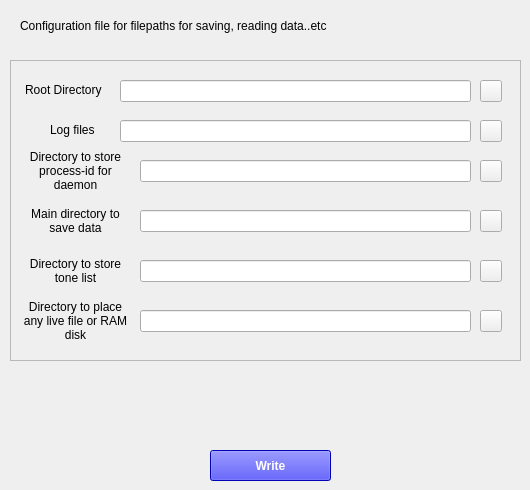
    <widget class="QWidget" name="dirTab">
     <attribute name="title">
      <string>Directories</string>
     </attribute>
     <widget class="QLabel" name="label_338">
      <property name="geometry">
       <rect>
        <x>20</x>
        <y>10</y>
        <width>491</width>
        <height>31</height>
       </rect>
      </property>
      <property name="font">
       <font>
        <pointsize>9</pointsize>
       </font>
      </property>
      <property name="text">
       <string>Configuration file for filepaths for saving, reading data..etc</string>
      </property>
      <property name="wordWrap">
       <bool>true</bool>
      </property>
     </widget>
     <widget class="QFrame" name="frame_17">
      <property name="geometry">
       <rect>
        <x>10</x>
        <y>60</y>
        <width>511</width>
        <height>301</height>
       </rect>
      </property>
      <property name="frameShape">
       <enum>QFrame::StyledPanel</enum>
      </property>
      <property name="frameShadow">
       <enum>QFrame::Raised</enum>
      </property>
      <widget class="QLabel" name="label_339">
       <property name="geometry">
        <rect>
         <x>15</x>
         <y>20</y>
         <width>91</width>
         <height>20</height>
        </rect>
       </property>
       <property name="font">
        <font>
         <pointsize>9</pointsize>
        </font>
       </property>
       <property name="text">
        <string>Root Directory</string>
       </property>
      </widget>
      <widget class="QLineEdit" name="rootDiryEdit">
       <property name="geometry">
        <rect>
         <x>110</x>
         <y>20</y>
         <width>351</width>
         <height>22</height>
        </rect>
       </property>
       <property name="font">
        <font>
         <pointsize>9</pointsize>
        </font>
       </property>
       <property name="text">
        <string/>
       </property>
      </widget>
      <widget class="QPushButton" name="rootDiryBtn">
       <property name="geometry">
        <rect>
         <x>470</x>
         <y>20</y>
         <width>22</width>
         <height>22</height>
        </rect>
       </property>
       <property name="text">
        <string/>
       </property>
       <property name="icon">
        <iconset>
         <normaloff>src/icon/firmware.png</normaloff>src/icon/firmware.png</iconset>
       </property>
      </widget>
      <widget class="QLabel" name="lggFiles">
       <property name="geometry">
        <rect>
         <x>40</x>
         <y>60</y>
         <width>51</width>
         <height>20</height>
        </rect>
       </property>
       <property name="font">
        <font>
         <pointsize>9</pointsize>
        </font>
       </property>
       <property name="text">
        <string>Log files</string>
       </property>
      </widget>
      <widget class="QLineEdit" name="lggFilesEdit">
       <property name="geometry">
        <rect>
         <x>110</x>
         <y>60</y>
         <width>351</width>
         <height>22</height>
        </rect>
       </property>
       <property name="font">
        <font>
         <pointsize>9</pointsize>
        </font>
       </property>
       <property name="text">
        <string/>
       </property>
      </widget>
      <widget class="QPushButton" name="logDiryBtn">
       <property name="geometry">
        <rect>
         <x>470</x>
         <y>60</y>
         <width>22</width>
         <height>22</height>
        </rect>
       </property>
       <property name="text">
        <string/>
       </property>
       <property name="icon">
        <iconset>
         <normaloff>src/icon/firmware.png</normaloff>src/icon/firmware.png</iconset>
       </property>
      </widget>
      <widget class="QPushButton" name="pidBtn">
       <property name="geometry">
        <rect>
         <x>470</x>
         <y>100</y>
         <width>22</width>
         <height>22</height>
        </rect>
       </property>
       <property name="text">
        <string/>
       </property>
       <property name="icon">
        <iconset>
         <normaloff>src/icon/firmware.png</normaloff>src/icon/firmware.png</iconset>
       </property>
      </widget>
      <widget class="QLineEdit" name="diryPIDEdit">
       <property name="geometry">
        <rect>
         <x>130</x>
         <y>100</y>
         <width>331</width>
         <height>22</height>
        </rect>
       </property>
       <property name="font">
        <font>
         <pointsize>9</pointsize>
        </font>
       </property>
       <property name="text">
        <string/>
       </property>
      </widget>
      <widget class="QLabel" name="diryPID">
       <property name="geometry">
        <rect>
         <x>10</x>
         <y>90</y>
         <width>111</width>
         <height>41</height>
        </rect>
       </property>
       <property name="font">
        <font>
         <pointsize>9</pointsize>
        </font>
       </property>
       <property name="text">
        <string>Directory to store process-id for daemon</string>
       </property>
       <property name="alignment">
        <set>Qt::AlignCenter</set>
       </property>
       <property name="wordWrap">
        <bool>true</bool>
       </property>
      </widget>
      <widget class="QLineEdit" name="dirySaveEdit">
       <property name="geometry">
        <rect>
         <x>130</x>
         <y>150</y>
         <width>331</width>
         <height>22</height>
        </rect>
       </property>
       <property name="font">
        <font>
         <pointsize>9</pointsize>
        </font>
       </property>
       <property name="text">
        <string/>
       </property>
      </widget>
      <widget class="QPushButton" name="mainDiryBtn">
       <property name="geometry">
        <rect>
         <x>470</x>
         <y>150</y>
         <width>22</width>
         <height>22</height>
        </rect>
       </property>
       <property name="text">
        <string/>
       </property>
       <property name="icon">
        <iconset>
         <normaloff>src/icon/firmware.png</normaloff>src/icon/firmware.png</iconset>
       </property>
      </widget>
      <widget class="QLabel" name="dirySave">
       <property name="geometry">
        <rect>
         <x>10</x>
         <y>140</y>
         <width>111</width>
         <height>41</height>
        </rect>
       </property>
       <property name="font">
        <font>
         <pointsize>9</pointsize>
        </font>
       </property>
       <property name="text">
        <string>Main directory to save data</string>
       </property>
       <property name="alignment">
        <set>Qt::AlignCenter</set>
       </property>
       <property name="wordWrap">
        <bool>true</bool>
       </property>
      </widget>
      <widget class="QLineEdit" name="diryToneListEdit">
       <property name="geometry">
        <rect>
         <x>130</x>
         <y>200</y>
         <width>331</width>
         <height>22</height>
        </rect>
       </property>
       <property name="font">
        <font>
         <pointsize>9</pointsize>
        </font>
       </property>
       <property name="text">
        <string/>
       </property>
      </widget>
      <widget class="QPushButton" name="toneDiryBtn">
       <property name="geometry">
        <rect>
         <x>470</x>
         <y>200</y>
         <width>22</width>
         <height>22</height>
        </rect>
       </property>
       <property name="text">
        <string/>
       </property>
       <property name="icon">
        <iconset>
         <normaloff>src/icon/firmware.png</normaloff>src/icon/firmware.png</iconset>
       </property>
      </widget>
      <widget class="QLabel" name="diryToneList">
       <property name="geometry">
        <rect>
         <x>10</x>
         <y>190</y>
         <width>111</width>
         <height>41</height>
        </rect>
       </property>
       <property name="font">
        <font>
         <pointsize>9</pointsize>
        </font>
       </property>
       <property name="text">
        <string>Directory to store tone list</string>
       </property>
       <property name="alignment">
        <set>Qt::AlignCenter</set>
       </property>
       <property name="wordWrap">
        <bool>true</bool>
       </property>
      </widget>
      <widget class="QLineEdit" name="diryRamDiskEdit">
       <property name="geometry">
        <rect>
         <x>130</x>
         <y>250</y>
         <width>331</width>
         <height>22</height>
        </rect>
       </property>
       <property name="font">
        <font>
         <pointsize>9</pointsize>
        </font>
       </property>
       <property name="text">
        <string/>
       </property>
      </widget>
      <widget class="QPushButton" name="RAMDiryBtn">
       <property name="geometry">
        <rect>
         <x>470</x>
         <y>250</y>
         <width>22</width>
         <height>22</height>
        </rect>
       </property>
       <property name="text">
        <string/>
       </property>
       <property name="icon">
        <iconset>
         <normaloff>src/icon/firmware.png</normaloff>src/icon/firmware.png</iconset>
       </property>
      </widget>
      <widget class="QLabel" name="diryRamDisk">
       <property name="geometry">
        <rect>
         <x>10</x>
         <y>240</y>
         <width>111</width>
         <height>41</height>
        </rect>
       </property>
       <property name="font">
        <font>
         <pointsize>9</pointsize>
        </font>
       </property>
       <property name="text">
        <string>Directory to place any live file or RAM disk</string>
       </property>
       <property name="alignment">
        <set>Qt::AlignCenter</set>
       </property>
       <property name="wordWrap">
        <bool>true</bool>
       </property>
      </widget>
     </widget>
     <widget class="QPushButton" name="theDiryBtn">
      <property name="geometry">
       <rect>
        <x>210</x>
        <y>450</y>
        <width>121</width>
        <height>31</height>
       </rect>
      </property>
      <property name="font">
       <font>
        <weight>75</weight>
        <bold>true</bold>
       </font>
      </property>
      <property name="styleSheet">
       <string notr="true">color: white;
background-color: blue</string>
      </property>
      <property name="text">
       <string>Write</string>
      </property>
     </widget>
    </widget>
